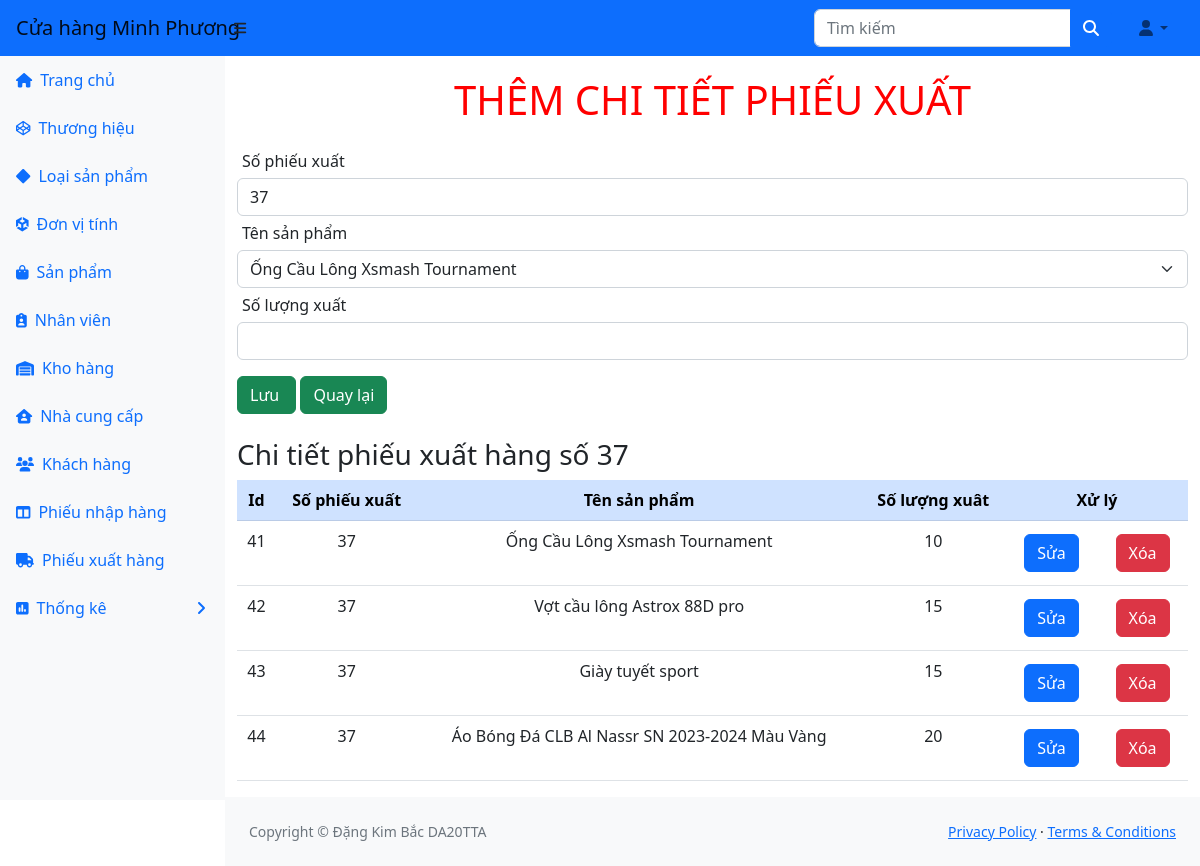
/ql_kho/ql-kho/chitietphieuxuat.php?mm=37 (signed in), run on the app's committed database.
### tables this page shows
CREATE TABLE `chitietphieuxuat` (
  `sophieuxuat` int(11) DEFAULT NULL,
  `soluongxuat` int(11) DEFAULT NULL,
  `masanpham` int(11) DEFAULT NULL,
  `ID` int(11) NOT NULL
);

CREATE TABLE `sanpham` (
  `masanpham` int(11) NOT NULL,
  `tensanpham` varchar(255) DEFAULT NULL,
  `mausac` varchar(255) DEFAULT NULL,
  `loaisanpham` int(11) DEFAULT NULL,
  `mathuonghieu` int(11) DEFAULT NULL,
  `kichthuoc` varchar(255) DEFAULT NULL,
  `hinhanh` varchar(255) DEFAULT NULL,
  `dongia` varchar(255) DEFAULT NULL,
  `donvitinh` int(11) DEFAULT NULL
);

### ql_kho/ql-kho/chitietphieuxuat.php (the view, shortened to what this page needs)
<?php
    include_once("header.php");
    $sophieuxuat="";
    if (isset($_GET['mm'])) {
        $sophieuxuat = $_GET['mm'];
    }
    ?>
    <h1 class="tieudeform">Thêm Chi tiết phiếu xuất</h1>
<form name="frmMon" action="xli_themchitietphieuxuat.php" method="post" enctype="multipart/form-data">
            <div class="form-group">
                <label>Số phiếu xuất</label>
                <input class = "form-control" type = "" name="txtsophieuxuat" readonly value = "<?php echo $sophieuxuat;?>">
                </div>
                <div class="form-group">
                <label>Tên sản phẩm</label>
                <select class="form-select" name="txtsanpham" required>
                    <?php
                    $query = "SELECT * FROM sanpham";
                    $result = $conn->query($query);
                    while ($row = mysqli_fetch_assoc($result)) {
                        echo "<option value='" . $row['masanpham'] . "'>" . $row['tensanpham'] . "</option>";
                    }
                    ?>
                </select>
                </div>
                <div class="form-group">
                    <label>Số lượng xuất</label>
                    <input class="form-control" type="number" name="txtsoluongxuat" />
                </div>
    <input class="btn btn-success" type="submit" name="Themchitietphieuxuat" value="Lưu " />
    <a class='btn btn-success' href='phieuxuathang.php'>Quay lại</a><br><br>
</form>
<h3 >Chi tiết phiếu xuất hàng số <span style="red"><?php echo $sophieuxuat;?></span></h3>
    <table class="table table-hover">
        <thead class="table-primary">
            <tr>
            <th>Id</th>
                <th>Số phiếu xuất</th>
                <th>Tên sản phẩm</th>
                <th>Số lượng xuât</th>
                <th style="text-align:center"colspan="2">Xử lý</th>
            </tr>
        </thead>
        <?php
            $sql = "SELECT  * FROM chitietphieuxuat, sanpham, donvitinh  WHERE chitietphieuxuat.masanpham = sanpham.masanpham
                    AND sanpham.donvitinh = donvitinh.madonvitinh
             AND chitietphieuxuat.sophieuxuat = '$sophieuxuat' ORDER BY sophieuxuat";
            $kq = $conn->query($sql) or die("Không thể xem chi tiết phiếu nhập hàng");
            while ($row = mysqli_fetch_array($kq)) {
                echo ("<tr>");
                $id = $row["ID"];
                echo ("<td>" . $row["ID"] . "</td>");
                echo ("<td>" . $row["sophieuxuat"] . "</td>");
                echo ("<td>" . $row["tensanpham"] . "</td>");
                echo ("<td>" . $row["soluongxuat"] . "</td>");
                echo ("<td><a class='btn btn-primary' href='suachitietphieuxuat.php?id=$id'>Sửa</a></td>");
                echo ("<td>");
                ?>
                <a onclick = "return confirm('Bạn có thật sự muốn xoá không')" class="btn btn-danger" href="xoachitietphieuxuat.php?id=<?php echo $id;?>&spx=<?php echo $sophieuxuat;?>">Xóa</a>
                <?php
                echo ("</td>");
                echo ("</tr>");
            }
        ?>
    </table>
    <?php
    include("footer.php");
    ?>
    </body>
    </html>

### ql_kho/ql-kho/header.php (style rules this page uses)
h1.tieudeform { text-align:center; text-transform:uppercase; color:red; margin:20px; }
label { margin:5px; }
td { text-align:center; }
th { text-align:center; }

### data on the page
chitietphieuxuat: ID "41", sophieuxuat "37", masanpham.tensanpham "Ống Cầu Lông Xsmash Tournament", soluongxuat "10"
chitietphieuxuat: ID "42", sophieuxuat "37", masanpham.tensanpham "Vợt cầu lông Astrox 88D pro", soluongxuat "15"
chitietphieuxuat: ID "43", sophieuxuat "37", masanpham.tensanpham "Giày tuyết sport", soluongxuat "15"
chitietphieuxuat: ID "44", sophieuxuat "37", masanpham.tensanpham "Áo Bóng Đá CLB Al Nassr SN 2023-2024 Màu Vàng", soluongxuat "20"

### other printed values
$sophieuxuat "37"
form field txtsanpham "Ống Cầu Lông Xsmash Tournament"
